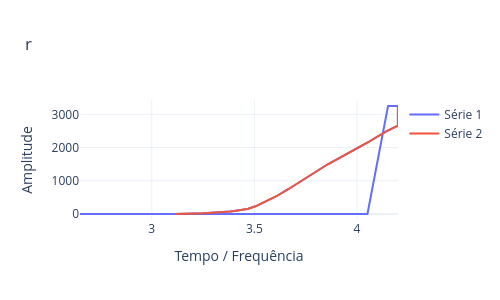

Notebook source saved alongside this figure:
### Code cell
path = r'Dataset\Dataset_1_NCA_battery_R01\CY25-05_1-#1\1.csv'
df = pd.read_csv(path)
#df = normalize_df(df)
t = df.iloc[:,0].values
v = df.iloc[:,2].values
i = df.iloc[:,3].values
qd = df.iloc[:,4].values
qc = df.iloc[:,5].values

vds = v[(i<0)]
ids = i[(i<0)]
qds = qd[(i<0)]
tds = t[(i<0)]

vcs = v[(i>0)]
ics = i[(i>0)]
qcs = qc[(i>0)]
tcs = t[(i>0)]

xSeries = [v,vcs]
ySeries = [qc,qcs]
#PlotTwoScales(t,t,v,i,y1_name='Voltage',y2_name='Current')
#PlotTwoScales(vcs,vcs2,qcs,qcs2,y1_name='Charging',y2_name='Discharging')
#PlotTwoScales(t,tds,v,vds,y1_name='Current',y2_name='Discharging')
#plot_series(xSeries=xSeries, ySeries=ySeries)
#PlotSingle(x=vcs,y=qcs,mode='ply')
#plt.plot(vcs,qcs)
#plt.plot(vcs2,qcs2)
PlotSeries(xSeries=xSeries,ySeries=ySeries,w=5,h=3,mode='ply')

### Figure 1 — Plotly figure (JSON) as saved in the notebook; plotly's stock layout.template omitted (floating-point values rounded to 4 significant figures; data arrays with more than 128 entries replaced by an {"elided": "..."} marker saying what was removed)
{"data": [{"mode": "lines", "name": "Série 1", "type": "scatter", "x": {"elided": "583 float values"}, "xaxis": "x", "y": {"elided": "583 float values"}, "yaxis": "y"}, {"mode": "lines", "name": "Série 2", "type": "scatter", "x": {"elided": "275 float values"}, "xaxis": "x", "y": {"elided": "275 float values"}, "yaxis": "y"}], "layout": {"height": 300, "title": {"text": "r"}, "width": 500, "xaxis": {"anchor": "y", "domain": [0, 1], "title": {"text": "Tempo / Frequência"}}, "yaxis": {"anchor": "x", "domain": [0, 1], "title": {"text": "Amplitude"}}}}
